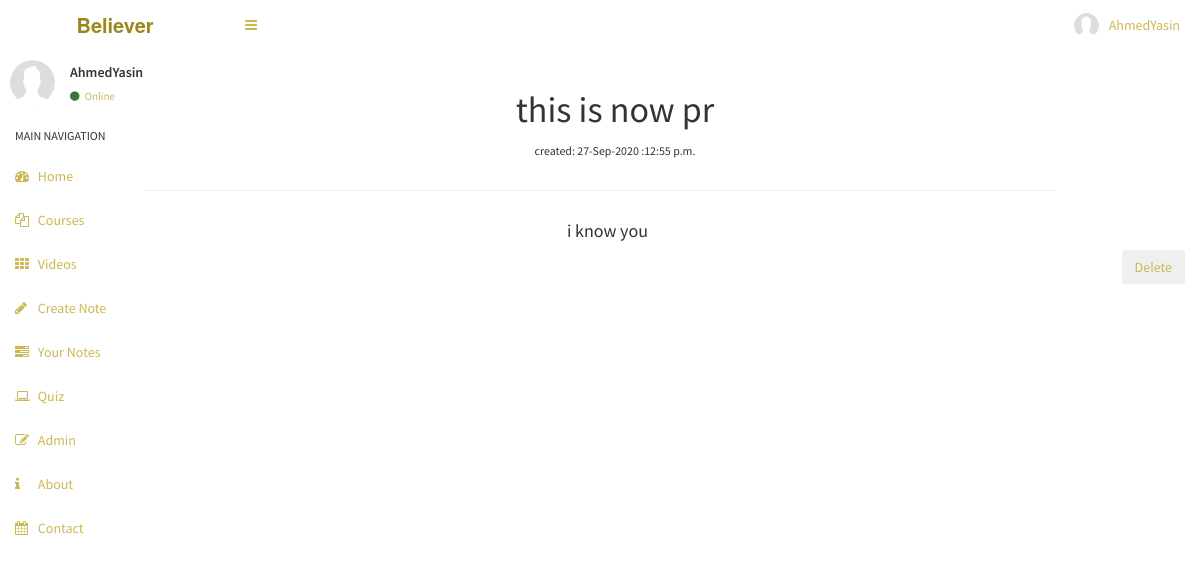
The app's page /notes/detail/1 (signed in) with its own data.
### accounts/models.py (models this page shows, shortened)
class UserProfile(models.Model):
    user = models.OneToOneField(auth.models.User, on_delete=models.CASCADE)
    avatar = models.ImageField(("Avatar"), upload_to='displays', default = 'default.png',height_field=None, width_field=None, max_length=None,blank = True)
    slug = models.SlugField(blank = True)
    create_date = models.DateTimeField(default = timezone.now)

### notes/models.py (models this page shows, shortened)
class Notes(models.Model):
    author = models.ForeignKey(auth.models.User, on_delete=models.CASCADE)
    title = models.CharField(max_length=150)
    essay = models.TextField()
    create_date = models.DateTimeField(default=timezone.now)

### notes/views.py (the view)
class NotesDetailView(LoginRequiredMixin,DetailView):
    login_url = '/accounts/login/'
    model = Notes
    context_object_name = 'notes'

### notes/templates/notes/notes_detail.html
{% extends 'pages/videos.html' %}
{% block content %}
<div class='container' style ='margin-top:20px ;'>
<h1 style='text-align:center'>{{ notes.title }}</h1>
<p style='text-align:center;font-weight: normal;'><small >created: {{ notes.create_date|date:'d-M-Y :P'  }}</small></p>
</div><hr style="width: 80%;">
<div class='container' style ='padding-right: 15px;
    padding-left: 0px;
    margin-right: auto;
    margin-left: auto;'>
<div class='row'>
<div class='col'>
<h4 style=' text-align:center;font-weight: normal; '>{{ notes.essay|linebreaks }}</h4>
</div>
</div>
<a href="{% url 'notes:notes_delete' pk=notes.pk %}"> <button class="btn btn-#ccb852 pull-right" >Delete</button></a>
</div>
{% endblock content %}

### templates/pages/base_stuff/navbar.html (shortened to what this page needs)
<header class="main-header">
        <a href="{%url 'test' %}" class="logo"><b>Believer</b></a>
        <nav class="navbar navbar-static-top" role="navigation">
          <a href="#" class="sidebar-toggle" data-toggle="offcanvas" role="button">
          </a>
          <div class="navbar-custom-menu">
            <ul class="nav navbar-nav">
              <li class="dropdown user user-menu">
                <a href="#" class="dropdown-toggle" data-toggle="dropdown">
                  <img src="{{ user.userprofile.avatar.url }}" class="user-image" alt="User Image"/>
                  <span class="hidden-xs">{{ user.username }}</span>
                </a>
                <ul class="dropdown-menu">
                  <li class="user-header">
                    <h4>
                      <b>{{ user.username }}
                    </h4>
                  </li>
                </ul>
              </li>
            </ul>
          </div>
        </nav>
      </header>

### templates/pages/base_stuff/sidebar.html
{% load static %}
  <aside class="main-sidebar">
        <section class="sidebar">
          <div class="user-panel">
            <div class="pull-left image">
              <img src="{{ user.userprofile.avatar.url }}" class="img-circle" alt="User Image" />
            </div>
            <div class="pull-left info">
              <p>{{ user.username }}</p>
              <a href="#">{% if user.is_active %}<i class="fa fa-circle text-success"></i> Online {% else %}<i class="fa fa-circle text-danger"></i> Offline {% endif %}</a>
            </div>
          </div>
          <ul class="sidebar-menu">
            <li class="header" style='font-weight: normal;'>MAIN NAVIGATION</li>
            <li class="active treeview">
              <a href="{% url 'test' %}">
                <i class="fa fa-dashboard"></i> <span style='font-weight: normal;'>Home</span>
              </a>
            </li>
            <li class="treeview">
              <a href="#">
                <i class="fa fa-files-o"></i>
               <span style='font-weight: normal;'>Courses</span>
               </a>
            </li>
            <li>
              <a href="{% url 'videos:videos_playlist' %}">
                <i class="fa fa-th"></i> <span style='font-weight: normal;'>Videos</span>
              </a>
            </li>
            <li class="active treeview">
              <a href="{%url 'notes:notes_create'%}">
                <i class="fa fa-pencil"> </i> <span style='font-weight: normal;'>Create Note</span>
              </a>
            </li>
             <li class="active treeview">
              <a href="{%url 'notes:notes_list' user.username %}">
                <i class="fa fa-tasks"> </i> <span style='font-weight: normal;'>Your Notes</span>
              </a>
            </li>
            <li class="treeview">
              <a href="{%url 'quiz:home'%}">
                <i class="fa fa-laptop"></i>
                <span style='font-weight: normal;'>Quiz</span>
              </a>
            </li>
          {% if user.is_superuser %}
            <li class="treeview">
              <a href="{% url 'admin:index' %}">
                <i class="fa fa-edit"></i> <span style='font-weight: normal;'>Admin</span>
              </a>
            </li>
            {% endif %}
            <li class="treeview">
              <a href="{% url 'about' %}">
                <i class="fa fa-info"> </i> <span style='font-weight: normal;'>About</span>
              </a>
            </li>
        <li>
              <a href="{% url 'accounts:contact' %}">
                <i class="fa fa-calendar"></i> <span style='font-weight: normal;'>Contact</span>
              </a>
            </li>
        </section>

### static/notes/notes_detail.css (style rules this page uses)
body { margin-top:20px; }

### records on screen
Notes: title "this is now pr", create_date "27-Sep-2020 :12:55 p.m.", essay "i know you"

### other values on screen
{{ user.username }} "AhmedYasin"
